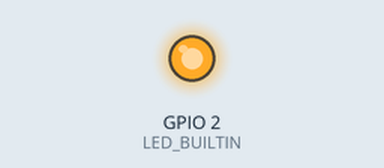
Simulated run of this sketch. Board: ESP32. On the bench: output pins drawn as LEDs (lit = HIGH). WiFi joins after 1.5 s; servers stay silent unless stated; the camera gives no picture; what the sketch prints to the serial monitor is not drawn.

Above: at 5.3 s.
At 7.3 s:
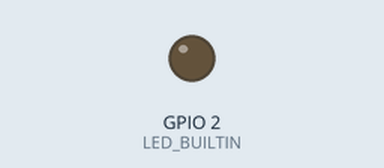
Timing chart, 0 to 9.5 s (numbered marks = the images above):
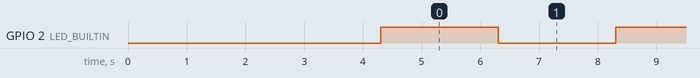

Measured:
- by itself, GPIO 2 (LED_BUILTIN): alternates HIGH for 2.0 s and LOW for 2.0 s

The sketch:

Sketch_01_1_QR.ino
```cpp
#include <Freenove_WS2812_Lib_for_ESP32.h>

/**********************************************************************
* Filename    : QR Code
* Description : Make an QR Reader.
* Auther      : www.californiadigital.org
* Modification: 2023/06/12
**********************************************************************/
#include <WiFi.h>
#include "esp_camera.h"
#include <qrcode.h>

#define LED_BUILTIN  2

// Replace with your network credentials
const char* ssid = "Chocos";
const char* password = "titos3641";

// Pin definition for camera
const int cameraPinSda = 26;
const int cameraPinScl = 27;
const int cameraPinReset = 5;

// Image buffer for camera capture
camera_fb_t *cameraFrameBuffer = NULL;

// Function to connect to Wi-Fi
void connectToWiFi() {
  WiFi.begin(ssid, password);
  Serial.print("Connecting to WiFi...");

  while (WiFi.status() != WL_CONNECTED) {
    delay(1000);
    Serial.print(".");
  }

  Serial.println("\nConnected to WiFi");
  Serial.print("IP Address: ");
  Serial.println(WiFi.localIP());
}

// the setup function runs once when you press reset or power the board
void setup() {
  // initialize digital pin LED_BUILTIN as an output.
  Serial.begin(115200); // Initialize the Serial interface
  delay(2000); // Wait for 2 seconds to allow the Serial interface to stabilize
  pinMode(LED_BUILTIN, OUTPUT);

  connectToWiFi();

  // Initialize camera
  camera_config_t cameraConfig;
  cameraConfig.pin_pwdn = -1; // Not used for OV2640
  cameraConfig.pin_reset = cameraPinReset;
  cameraConfig.pin_xclk = 32;
  cameraConfig.pin_sscb_sda = cameraPinSda;
  cameraConfig.pin_sscb_scl = cameraPinScl;
  cameraConfig.pin_d7 = 35;
  cameraConfig.pin_d6 = 34;
  cameraConfig.pin_d5 = 39;
  cameraConfig.pin_d4 = 36;
  cameraConfig.pin_d3 = 21;
  cameraConfig.pin_d2 = 19;
  cameraConfig.pin_d1 = 18;
  cameraConfig.pin_d0 = 5;
  cameraConfig.pin_vsync = 25;
  cameraConfig.pin_href = 23;
  cameraConfig.pin_pclk = 22;

  esp_err_t cameraInitStatus = esp_camera_init(&cameraConfig);
  if (cameraInitStatus != ESP_OK) {
    Serial.printf("Camera initialization failed with error 0x%x", cameraInitStatus);
    return;
  }

  // Set camera frame size and format
  /*sensor_t *cameraSensor = esp_camera_sensor_get();
  cameraSensor->set_framesize(cameraSensor, FRAMESIZE_QVGA);
  cameraSensor->set_pixformat(cameraSensor, PIXFORMAT_JPEG);*/

  Serial.println("Camera initialized");
}

// the loop function runs over and over again forever
void loop() {
  Serial.println("Hello"); // Print "Hello" to the console
  digitalWrite(LED_BUILTIN, HIGH);   // turn the LED on (HIGH is the voltage level)
  delay(2000);                       // wait for a second
  digitalWrite(LED_BUILTIN, LOW);    // turn the LED off by making the voltage LOW
  delay(2000);                       // wait for a second
}
```
